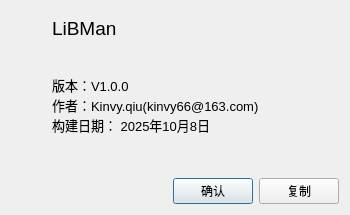
<?xml version="1.0" encoding="UTF-8"?>
<ui version="4.0">
 <class>AboutDialog</class>
 <widget class="QDialog" name="AboutDialog">
  <property name="geometry">
   <rect>
    <x>0</x>
    <y>0</y>
    <width>350</width>
    <height>215</height>
   </rect>
  </property>
  <property name="sizePolicy">
   <sizepolicy hsizetype="Fixed" vsizetype="Fixed">
    <horstretch>0</horstretch>
    <verstretch>0</verstretch>
   </sizepolicy>
  </property>
  <property name="minimumSize">
   <size>
    <width>350</width>
    <height>215</height>
   </size>
  </property>
  <property name="maximumSize">
   <size>
    <width>350</width>
    <height>215</height>
   </size>
  </property>
  <property name="windowTitle">
   <string>Dialog</string>
  </property>
  <layout class="QVBoxLayout" name="verticalLayout">
   <item>
    <layout class="QGridLayout" name="gridLayout">
     <item row="0" column="0">
      <widget class="QLabel" name="label">
       <property name="sizePolicy">
        <sizepolicy hsizetype="Fixed" vsizetype="Fixed">
         <horstretch>0</horstretch>
         <verstretch>0</verstretch>
        </sizepolicy>
       </property>
       <property name="minimumSize">
        <size>
         <width>35</width>
         <height>35</height>
        </size>
       </property>
       <property name="maximumSize">
        <size>
         <width>35</width>
         <height>35</height>
        </size>
       </property>
       <property name="text">
        <string/>
       </property>
       <property name="pixmap">
        <pixmap resource="libanresource.qrc">:/icon/icon/icon_gu99np4tjn/about.svg</pixmap>
       </property>
       <property name="scaledContents">
        <bool>true</bool>
       </property>
      </widget>
     </item>
     <item row="0" column="1">
      <widget class="QLabel" name="label_2">
       <property name="font">
        <font>
         <pointsize>14</pointsize>
        </font>
       </property>
       <property name="text">
        <string>LiBMan</string>
       </property>
      </widget>
     </item>
     <item row="1" column="0">
      <spacer name="verticalSpacer">
       <property name="orientation">
        <enum>Qt::Vertical</enum>
       </property>
       <property name="sizeType">
        <enum>QSizePolicy::Preferred</enum>
       </property>
       <property name="sizeHint" stdset="0">
        <size>
         <width>20</width>
         <height>40</height>
        </size>
       </property>
      </spacer>
     </item>
     <item row="1" column="1">
      <widget class="QLabel" name="label_about">
       <property name="font">
        <font>
         <pointsize>10</pointsize>
        </font>
       </property>
       <property name="text">
        <string>版本：V1.0.0
作者：Kinvy.qiu(kinvy66@163.com)
构建日期： 2025年10月8日
</string>
       </property>
      </widget>
     </item>
    </layout>
   </item>
   <item>
    <layout class="QHBoxLayout" name="horizontalLayout">
     <item>
      <spacer name="horizontalSpacer">
       <property name="orientation">
        <enum>Qt::Horizontal</enum>
       </property>
       <property name="sizeHint" stdset="0">
        <size>
         <width>40</width>
         <height>20</height>
        </size>
       </property>
      </spacer>
     </item>
     <item>
      <widget class="QPushButton" name="pushButton_OK">
       <property name="text">
        <string>确认</string>
       </property>
      </widget>
     </item>
     <item>
      <widget class="QPushButton" name="pushButton_Copy">
       <property name="text">
        <string>复制</string>
       </property>
      </widget>
     </item>
    </layout>
   </item>
  </layout>
 </widget>
 <resources>
  <include location="libanresource.qrc"/>
 </resources>
 <connections/>
</ui>
